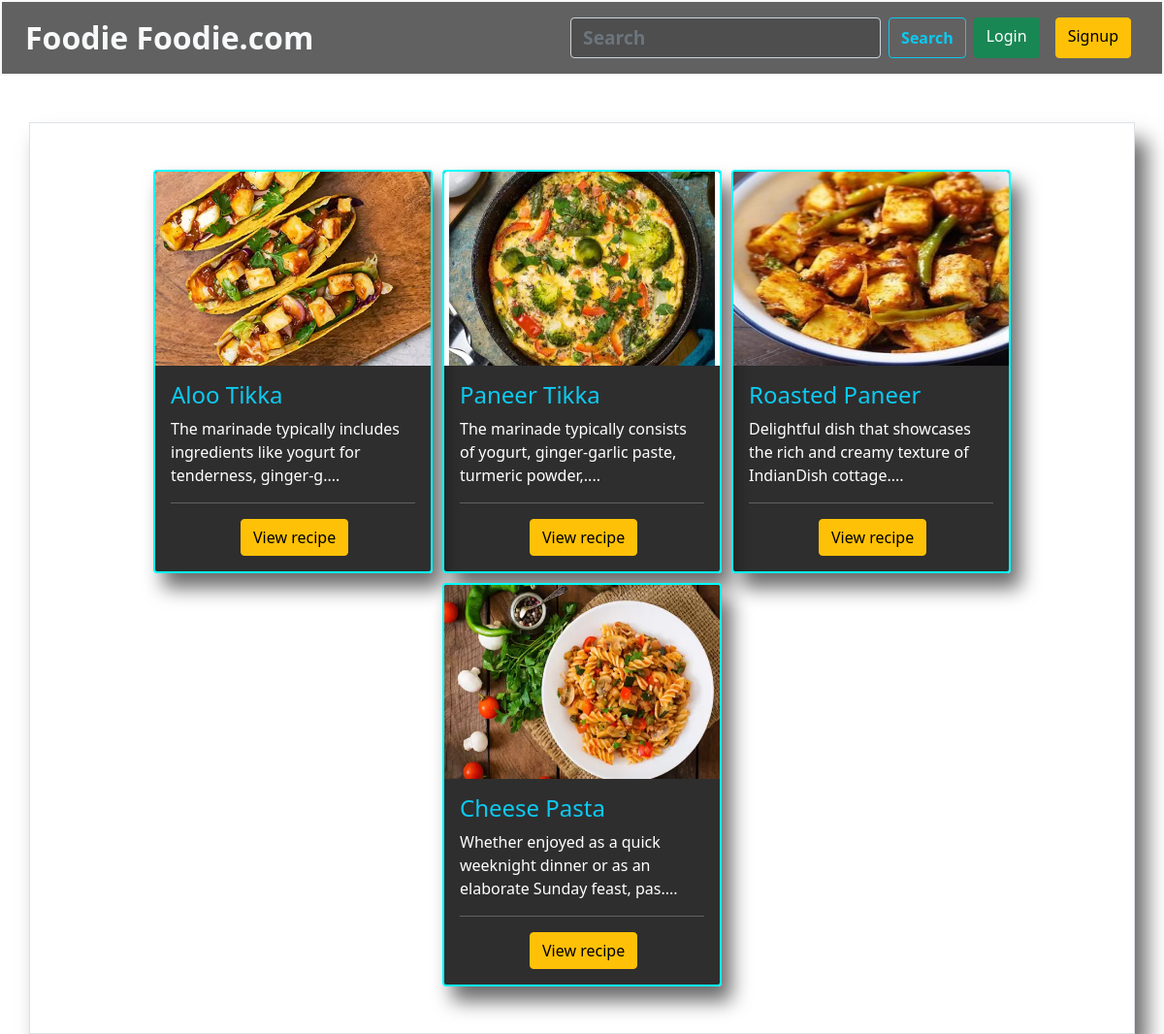
The page / on the database its author committed.
### home/models.py (models this page shows, shortened)
class Recipe(models.Model):
    user = models.ForeignKey(User, on_delete=models.SET_NULL, null=True, blank=True)
    recipe_name = models.CharField(max_length = 100,default=' ')
    Description = models.TextField(default=' ')
    image = models.ImageField(upload_to='recipe_images/')

### home/views.py (the view, shortened to what this page needs)
# urls.py: path('',views.index, name ='home'),
def index(request):
   recp = Recipe.objects.all()
   if request.method == "GET":
      search = request.GET.get('search')
      if search != None:
         recp = Recipe.objects.filter(recipe_name__icontains=search)
   data = {'items':recp}
   return render(request,'index.html',data)

### templates/index.html (shortened to what this page needs)
<!doctype html>
<html lang="en">
<head>
    <link href="https://cdn.jsdelivr.net/npm/bootstrap@5.3.2/dist/css/bootstrap.min.css" rel="stylesheet"
>
    <link href="https://cdn.jsdelivr.net/npm/bootstrap@5.1.0/dist/css/bootstrap.min.css" rel="stylesheet">
    <link rel="stylesheet" href="static/CSS/index.css">
</head>
<body>
    <nav class="navbar mb-2">
        <div class="container-fluid ">
            <a class="navbar-brand text-light fs-2"><b>Foodie Foodie.com</b></a>
            <form class="d-flex form" role="search" method="get">
                <input class="form-control text-light me-2" name="search" type="search" placeholder="Search"
                    aria-label="Search">
                <button class="btn btn-outline-info navbtn" type="submit"><b>Search</b></button>
                {% if user.is_authenticated %}
                <div class="btn-group">
                    <button class="navbtn btn btn-warning dropdown-toggle mx-2" type="button" data-bs-toggle="dropdown"
                        aria-expanded="false">
                        Welcome {{ request.user }}
                    </button>
                    <ul class="dropdown-menu mt-3">
                        <li><a class="dropdown-item" href="/logout/">Logout</a></li>
                    </ul>
                </div>
                {% else %}
                <a href="/login/" class="navbtn btn btn-success mx-2">Login</a>
                <a href="/signup/" class="navbtn btn btn-warning mx-2">Signup</a>
                {% endif %}
            </form>
        </div>
    </nav>
        {% if items %}
        <div class="cards container border mt-5 p-5">
            {% for n in items %}
            <div class="card">
                <img class="card-img-top" src="media/{{n.image}}" alt="Card image cap">
                <div class="card-body">
                    <h5 class="card-title text-info fs-4">{{ n.recipe_name }}</h5>
                    <p class="card-text">{{ n.Description|slice:"0:80" }}....</p>
                    <hr>
                    {% if user.is_authenticated %}
                    <a href="/viewrecipe/{{n.id}}" class="btn btn-warning p-2 mx-1">View item</a>
                    <a href="/update_recipe/{{n.id}}" class="btn btn-success p-1">Update</a>
                    <a data-bs-toggle="modal" data-bs-target="#confirm-{{ n.id }}" class="btn btn-danger p-1">Delete</a>
                    {% else %}
                    <a href="/viewrecipe/{{n.id}}" class="btn btn-warning mx-5">View recipe</a>
                    {% endif %}
                </div>
            </div>
            {% endfor %}
            {% endif %}
        </div>
</body>
</html>

### CSS/index.css (style rules this page uses)
img { height: 200px; width: 200px; }
.cards { display: flex; justify-content: center; align-items: center; flex-wrap: wrap; gap: 10px; }
.mx-5 { margin-left: 4.5rem !important; }

### rows shown on the page
Recipe: image (picture), recipe_name "Aloo Tikka", Description "The marinade typically includes ingredients like yogurt for tenderness, ginger-g"
Recipe: image (picture), recipe_name "Paneer Tikka", Description "The marinade typically consists of yogurt, ginger-garlic paste, turmeric powder,"
Recipe: image (picture), recipe_name "Roasted Paneer", Description "Delightful dish that showcases the rich and creamy texture of IndianDish cottage"
Recipe: image (picture), recipe_name "Cheese Pasta", Description "Whether enjoyed as a quick weeknight dinner or as an elaborate Sunday feast, pas"
